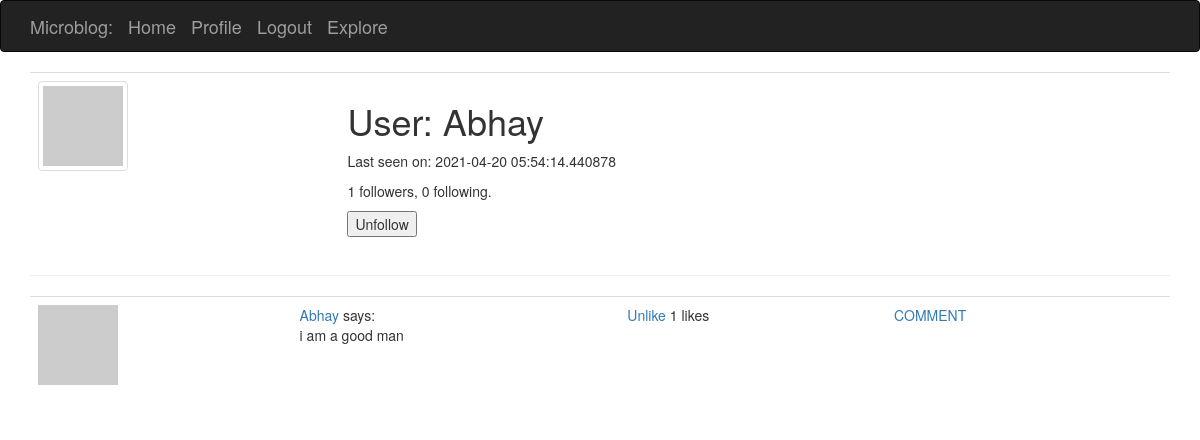
The app's page /user/Abhay (signed in) with its own data.
### app/models.py (models this page shows, shortened)
class User(UserMixin , db.Model):
    id = db.Column(db.Integer, primary_key=True)
    username = db.Column(db.String(64), index=True, unique=True)
    email = db.Column(db.String(120), index=True, unique=True)
    password_hash = db.Column(db.String(128))
    posts = db.relationship('Post', backref='author', lazy='dynamic')
    about_me = db.Column(db.String(140))
    last_seen = db.Column(db.DateTime, default=datetime.utcnow)
    language = db.Column(db.String(5))
    followed = db.relationship(
    'User', secondary=followers,
    primaryjoin=(followers.c.follower_id == id),
    secondaryjoin=(followers.c.followed_id == id),
    backref=db.backref('followers', lazy='dynamic'), lazy='dynamic')
    liked = db.relationship(
        'PostLike',
        foreign_keys='PostLike.user_id',
        backref='user', lazy='dynamic')
    def has_liked_post(self, post):
        return PostLike.query.filter(
            PostLike.user_id == self.id,
            PostLike.post_id == post.id).count() > 0
    def avatar(self,size):
        digest = md5(self.email.lower().encode('utf-8')).hexdigest()
        return 'https://www.gravatar.com/avatar/{}?d=identicon&s={}'.format(digest,size)
    def is_following(self,user):
        return self.followed.filter(followers.c.followed_id  ==  user.id).count()>0

class Post(db.Model):
    id = db.Column(db.Integer, primary_key=True)
    body = db.Column(db.String(140))
    timestamp = db.Column(db.DateTime, index=True, default=datetime.utcnow)
    user_id = db.Column(db.Integer, db.ForeignKey('user.id'))
    comments = db.relationship('Comment', backref='title', lazy='dynamic')
    likes = db.relationship('PostLike', backref='post', lazy='dynamic')
    def get_comments(self,post):
        return Comment.query.filter_by(post_id=post.id).order_by(Comment.timestamp.desc())

### app/routes.py (the view)
@app.route('/user/<username>')
@login_required
def user(username):
    user = User.query.filter_by(username=username).first_or_404()
    page = request.args.get('page', 1, type=int)
    posts = user.posts.order_by(Post.timestamp.desc()).paginate(
        page, app.config['POSTS_PER_PAGE'], False)
    next_url = url_for('user', username=user.username, page=posts.next_num) \
        if posts.has_next else None
    prev_url = url_for('user', username=user.username, page=posts.prev_num) \
        if posts.has_prev else None
    form = EmptyForm()
    return render_template('user.html', user=user, posts=posts.items,
                           next_url=next_url, prev_url=prev_url, form=form)

### app/forms.py
class EmptyForm(FlaskForm):
	submit = SubmitField('Submit')

### app/models.py (called while the page is built)
@login.user_loader
def load_user(id):
	return User.query.get(int(id))

### app/routes.py (called while the page is built)
@app.before_request
def before_request():
	if current_user.is_authenticated:
		current_user.last_seen = datetime.utcnow()
		db.session.commit()

### app/templates/user.html (shortened to what this page needs)
{% extends "base.html" %}
{% block maal %}
	<table class="table">
		<tr valign="top">
			<td colspan="3" class="pt-3"><img src="{{ user.avatar(128) }}" class="img-thumbnail "></td>
    		<td colspan="4"><h1 class="font-weight-bold">User: {{ user.username }}</h1>
    			{% if user.last_seen%}<p>Last seen on: {{user.last_seen}}</p>{%endif%}
    			<p>{{ user.followers.count() }} followers, {{ user.followed.count() }} following.</p>
    			{% if user == current_user%}
    			<p><a href="{{ url_for('edit_profile')}}">Edit your profile</a></p>
    			{% else%}
    			<p>
    				<form action="{{url_for('unfollow', username=user.username)}}" method="post">
    					{{ form.submit(value='Unfollow')}}
    				</form>
    			</p>
    			{% endif%}
    		</td>
    	</tr>
	</table>
    <hr>
    {% for post in posts %}
    	{% include '_post.html' %}
    {% endfor %}
{% endblock %}

### app/templates/_post.html (shortened to what this page needs)
<table class="table table-hover">
	<tr valign="top">
		<td scope="col">
			<a href="{{url_for('user',username=post.author.username)}}">
				<img src="{{ post.author.avatar(70) }}">
			</a>
		</td>
		<td scope="col">
			<a href="{{ url_for('user', username=post.author.username) }}">
				{{post.author.username}}
			</a>
			says:<br>{{ post.body}}
		</td>
		<td scope="col">
			{% if current_user.has_liked_post(post) %}
   			<a href="{{ url_for('like_action', post_id=post.id, action='unlike') }}">Unlike</a>
  			{% else %}
   			<a href="{{ url_for('like_action', post_id=post.id, action='like') }}">Like</a>
  			{% endif %}
  			{{ post.likes.count() }} likes
		</td>
		<td scope="col">
			<a href="{{ url_for('add_comment', post_id=post.id) }}">COMMENT</a>
		</td>
		<td>
		</td>
	</tr>
</table>

### records on screen
User: username "Abhay", last_seen "2021-04-20 05:54:14.440878"
Post: author.username "Abhay", body "i am a good man", likes.count "1"

### other values on screen
{{ user.followers.count() }} "1"
{{ user.followed.count() }} "0"
